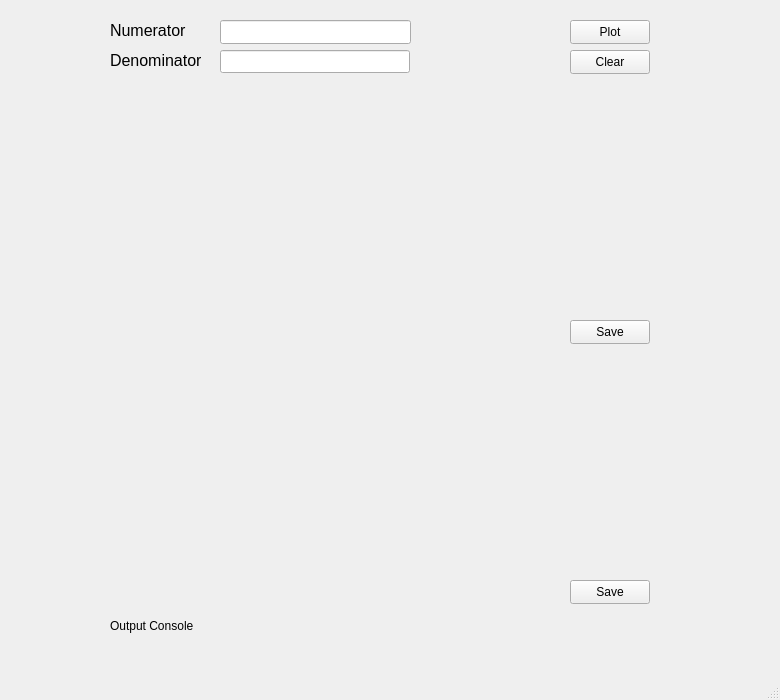
<?xml version="1.0" encoding="UTF-8"?>
<ui version="4.0">
 <class>bode_plot</class>
 <widget class="QMainWindow" name="bode_plot">
  <property name="geometry">
   <rect>
    <x>0</x>
    <y>0</y>
    <width>780</width>
    <height>700</height>
   </rect>
  </property>
  <property name="minimumSize">
   <size>
    <width>780</width>
    <height>700</height>
   </size>
  </property>
  <property name="maximumSize">
   <size>
    <width>780</width>
    <height>700</height>
   </size>
  </property>
  <property name="windowTitle">
   <string>bode_plot</string>
  </property>
  <widget class="QWidget" name="centralwidget">
   <widget class="QCustomPlot" name="custom_plot" native="true">
    <property name="geometry">
     <rect>
      <x>110</x>
      <y>100</y>
      <width>541</width>
      <height>211</height>
     </rect>
    </property>
   </widget>
   <widget class="QPushButton" name="pushButton">
    <property name="geometry">
     <rect>
      <x>570</x>
      <y>20</y>
      <width>80</width>
      <height>24</height>
     </rect>
    </property>
    <property name="mouseTracking">
     <bool>true</bool>
    </property>
    <property name="text">
     <string>Plot</string>
    </property>
   </widget>
   <widget class="QCustomPlot" name="custom_plot_2" native="true">
    <property name="geometry">
     <rect>
      <x>110</x>
      <y>360</y>
      <width>541</width>
      <height>211</height>
     </rect>
    </property>
   </widget>
   <widget class="QLineEdit" name="numerator_input">
    <property name="geometry">
     <rect>
      <x>220</x>
      <y>20</y>
      <width>191</width>
      <height>24</height>
     </rect>
    </property>
   </widget>
   <widget class="QLabel" name="label_2">
    <property name="geometry">
     <rect>
      <x>110</x>
      <y>20</y>
      <width>91</width>
      <height>21</height>
     </rect>
    </property>
    <property name="font">
     <font>
      <pointsize>12</pointsize>
      <bold>false</bold>
     </font>
    </property>
    <property name="text">
     <string>Numerator</string>
    </property>
   </widget>
   <widget class="QLineEdit" name="denominator_input">
    <property name="geometry">
     <rect>
      <x>220</x>
      <y>50</y>
      <width>190</width>
      <height>23</height>
     </rect>
    </property>
   </widget>
   <widget class="QLabel" name="label_3">
    <property name="geometry">
     <rect>
      <x>110</x>
      <y>50</y>
      <width>91</width>
      <height>20</height>
     </rect>
    </property>
    <property name="font">
     <font>
      <pointsize>12</pointsize>
      <bold>false</bold>
     </font>
    </property>
    <property name="text">
     <string>Denominator</string>
    </property>
   </widget>
   <widget class="QPushButton" name="pushButton_2">
    <property name="geometry">
     <rect>
      <x>570</x>
      <y>50</y>
      <width>80</width>
      <height>24</height>
     </rect>
    </property>
    <property name="mouseTracking">
     <bool>true</bool>
    </property>
    <property name="text">
     <string>Clear</string>
    </property>
   </widget>
   <widget class="QPushButton" name="saveButton">
    <property name="geometry">
     <rect>
      <x>570</x>
      <y>580</y>
      <width>80</width>
      <height>24</height>
     </rect>
    </property>
    <property name="mouseTracking">
     <bool>true</bool>
    </property>
    <property name="text">
     <string>Save</string>
    </property>
   </widget>
   <widget class="QPushButton" name="saveButton_2">
    <property name="geometry">
     <rect>
      <x>570</x>
      <y>320</y>
      <width>80</width>
      <height>24</height>
     </rect>
    </property>
    <property name="mouseTracking">
     <bool>true</bool>
    </property>
    <property name="text">
     <string>Save</string>
    </property>
   </widget>
   <widget class="QLabel" name="stabilityLabel">
    <property name="geometry">
     <rect>
      <x>110</x>
      <y>610</y>
      <width>541</width>
      <height>31</height>
     </rect>
    </property>
    <property name="font">
     <font>
      <strikeout>false</strikeout>
     </font>
    </property>
    <property name="mouseTracking">
     <bool>false</bool>
    </property>
    <property name="autoFillBackground">
     <bool>false</bool>
    </property>
    <property name="text">
     <string>Output Console</string>
    </property>
    <property name="textFormat">
     <enum>Qt::AutoText</enum>
    </property>
   </widget>
  </widget>
  <widget class="QMenuBar" name="menubar">
   <property name="geometry">
    <rect>
     <x>0</x>
     <y>0</y>
     <width>780</width>
     <height>21</height>
    </rect>
   </property>
  </widget>
  <widget class="QStatusBar" name="statusbar"/>
 </widget>
 <customwidgets>
  <customwidget>
   <class>QCustomPlot</class>
   <extends>QWidget</extends>
   <header>qcustomplot.h</header>
   <container>1</container>
  </customwidget>
 </customwidgets>
 <resources/>
 <connections/>
</ui>
